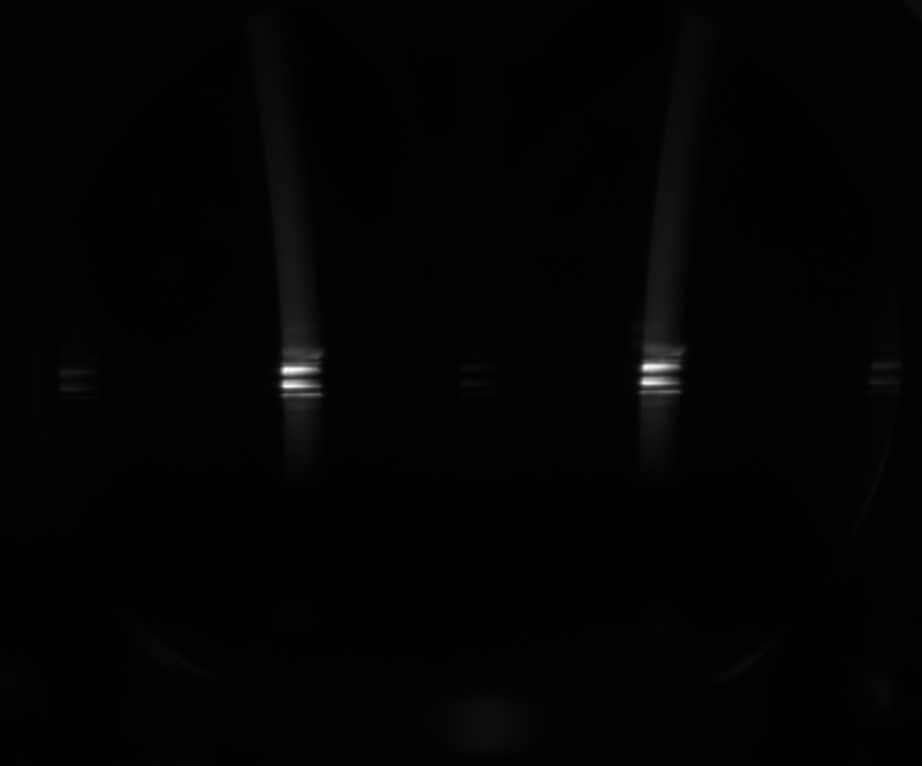
#> input picture 57190197-finding-the-center-line-and-center-point-of-rectangular-region/1.PNG, 922 x 766 px, shrunk from 1518 x 1261 before the run, found by its file name
$ python find_center_line_and_point.py
#> lines starting #> are read from the running program, lines starting #| are printed output that depends on the picture; after the words box and inside, x2 and y2 are one past the last pixel; in counts of white or black regions, pixels touching at a corner belong together
import imutils
import cv2
import numpy as np

# load the image, convert it to grayscale, blur it slightly, and threshold it
image = cv2.imread('1.png')
#> image is the input picture: shape (766, 922, 3); min 1, max 255, mean 2.9
gray = cv2.cvtColor(image, cv2.COLOR_BGR2GRAY)
gray = cv2.GaussianBlur(gray, (5, 5), 0)

# threshold the image, then perform a series of erosions + dilations to remove any small regions of noise
thresh = cv2.threshold(gray, 45, 255, cv2.THRESH_BINARY)[1]
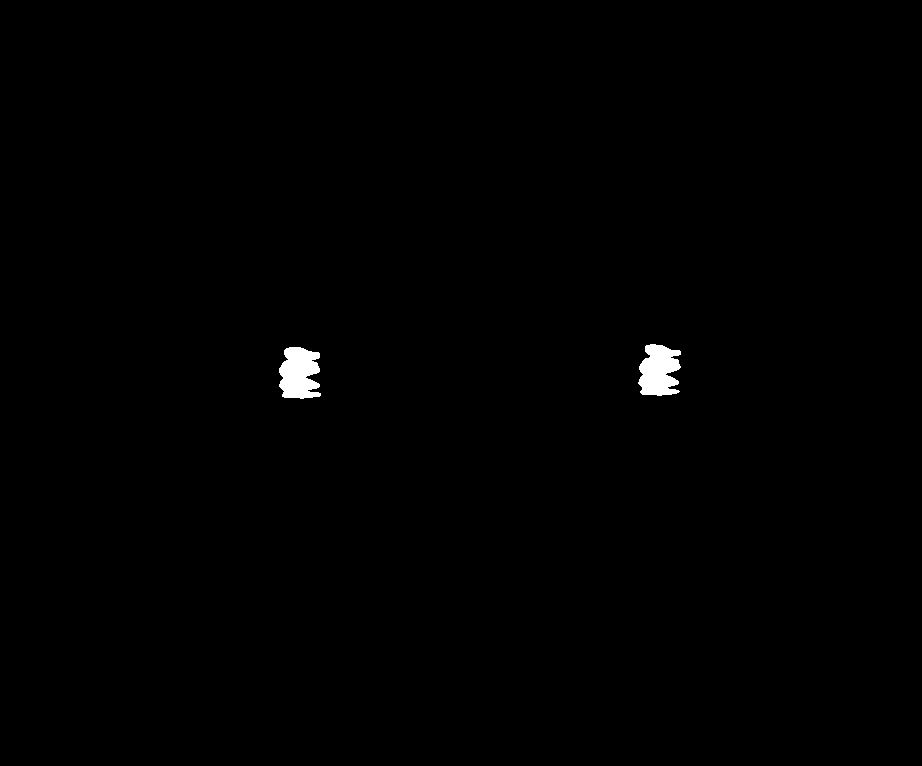
#> thresh: shape (766, 922); 0.48% white; 2 white regions, box (x1, y1, x2, y2) and area: (279, 347, 321, 399) 1700, (638, 344, 681, 396) 1668
thresh = cv2.erode(thresh, None, iterations=2)
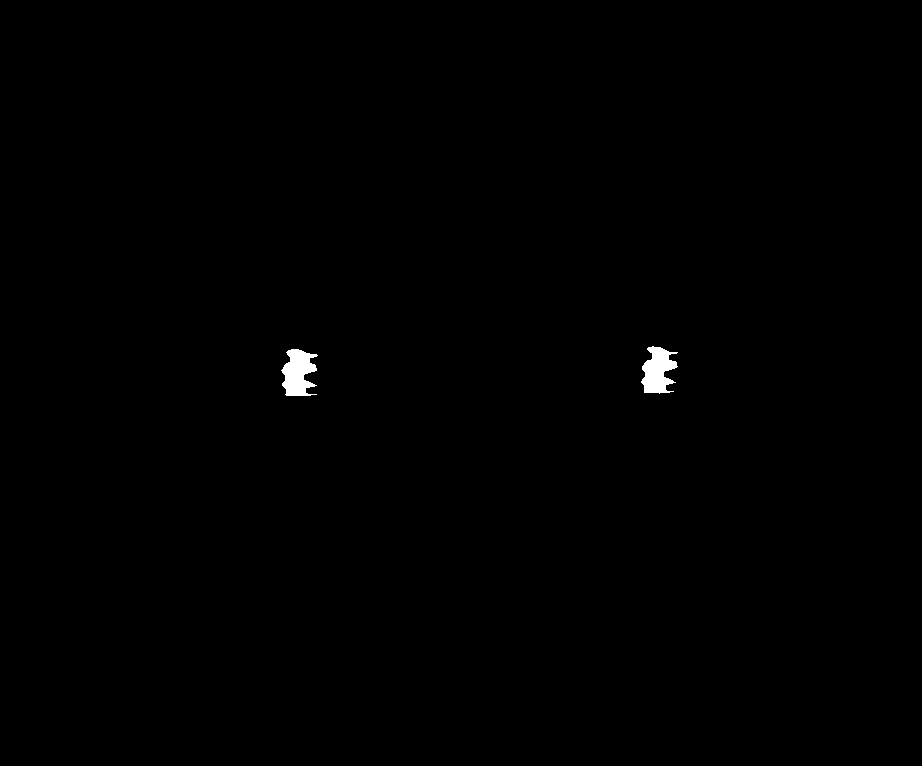
#> thresh: shape (766, 922); 0.33% white; 2 white regions, box (x1, y1, x2, y2) and area: (281, 349, 318, 396) 1168, (641, 346, 678, 394) 1132
thresh = cv2.dilate(thresh, None, iterations=2)
#> thresh: shape (766, 922); 0.47% white; 2 white regions

contours, hierarchy = cv2.findContours(thresh,cv2.RETR_TREE,cv2.CHAIN_APPROX_SIMPLE)
#> contours = 2 contours; box (x1, y1, x2, y2) and area: (279, 347, 320, 398) 1574, (639, 344, 680, 396) 1535

# Find the index of the largest contour
areas = [cv2.contourArea(c) for c in contours]
#> areas = [1574.5, 1535]
max_index = np.argmax(areas)
#> max_index = 0
cnt=contours[max_index]
#> cnt = contour of 88 points, box (x1, y1, x2, y2) (279, 347, 320, 398), area 1574

x,y,w,h = cv2.boundingRect(cnt)
#> x = 279; y = 347; w = 41; h = 51
cv2.rectangle(image,(x,y),(x+w,y+h),(0,255,0),2)
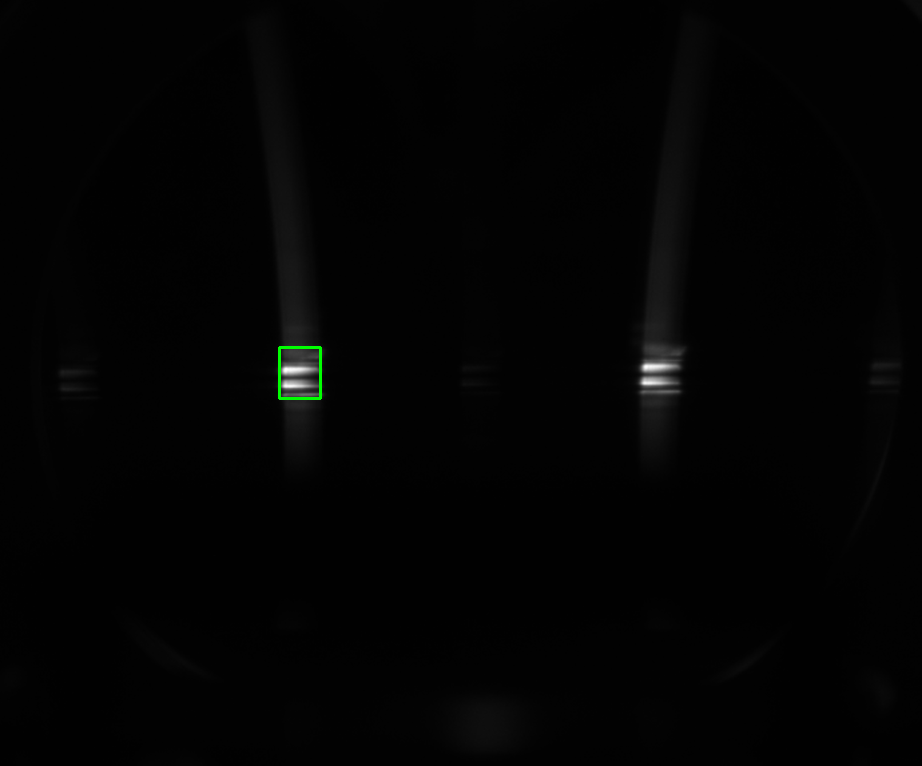
#> image: shape (766, 922, 3); 0.08% of pixels changed, all inside (x1, y1, x2, y2) = (278, 346, 322, 400)

M = cv2.moments(cnt)
#> M = moments, m00 1574.5, centre m10/m00, m01/m00 = (298.5, 372.8)

cX = int(M["m10"] / M["m00"])
#> cX = 298
cY = int(M["m01"] / M["m00"])
#> cY = 372

cv2.circle(image, (cX, cY), 5, (36, 255, 12), -1)
#> image: shape (766, 922, 3); 0.01% of pixels changed, all inside (x1, y1, x2, y2) = (293, 367, 304, 378)

# To draw line you can use cv2.line or numpy slicing
cv2.line(image, (x + int(w/2), y), (x + int(w/2), y+h), (0, 0, 255), 3)
#> image: shape (766, 922, 3); mean B, G, R 2.9, 3.1, 3
# image[int(cY - h/2):int(cY+h/2), cX] = (36, 255, 12)

# show the output image
cv2.imshow("Image", image)
cv2.imwrite("Image.png", image)
cv2.waitKey(0)
